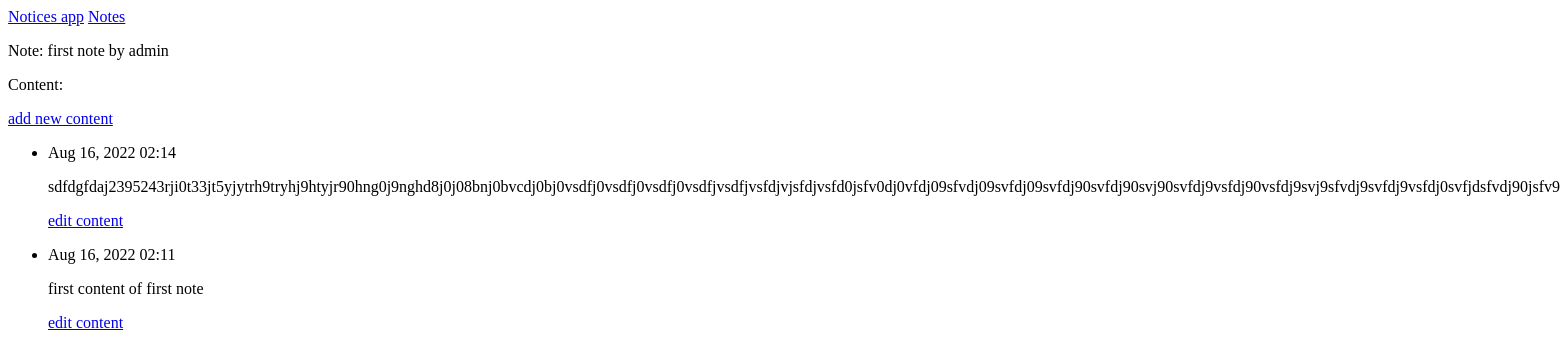
Page /notes/1/ on the earlier database version.
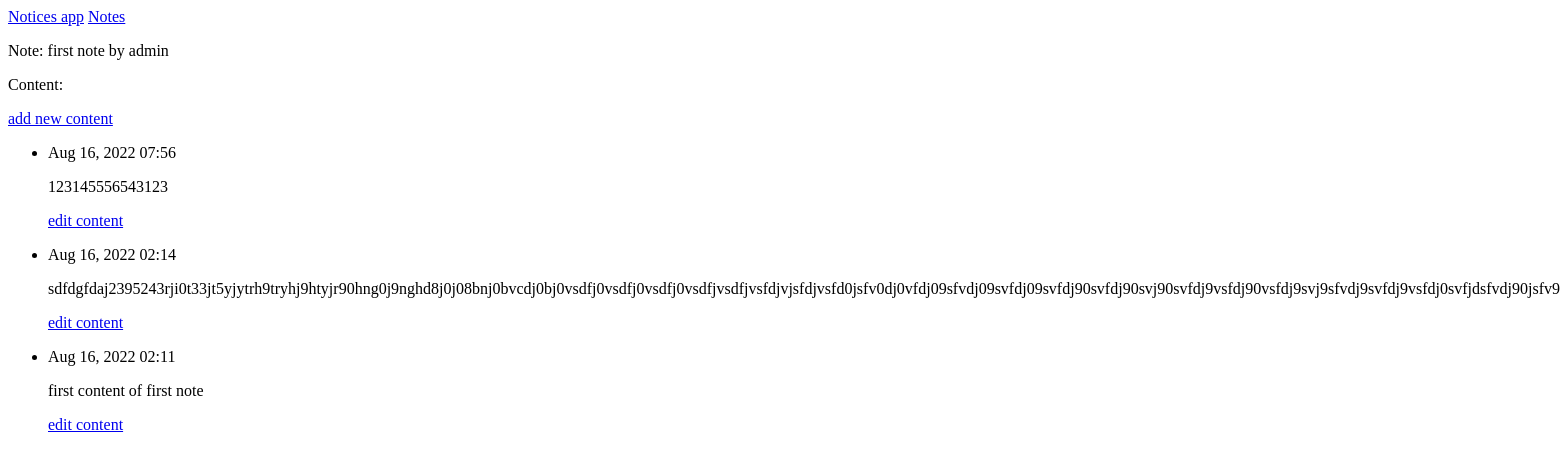
Same page on the later database version.
### notices/models.py (models this page shows, shortened)
class Note(models.Model):
    text = models.CharField(max_length=600)
    date_added = models.DateTimeField(auto_now_add=True)
    def __str__(self):
        return self.text

class Content(models.Model):
    note = models.ForeignKey(Note, on_delete=models.CASCADE)
    text = models.TextField()
    date_added = models.DateTimeField(auto_now_add=True)

### notices/views.py (the view)
# urls.py: path('notes/<int:note_id>/', views.note, name="note"),
def note(request, note_id):
    note = Note.objects.get(id=note_id)
    self_content = note.content_set.order_by('-date_added')
    context = {'note': note, 'content': self_content}
    return render(request, 'notices/note.html', context)

### notices/templates/notices/note.html
{% extends 'notices/base.html' %}
{% block content %}
  <p>Note: {{ note }}</p>
  <p>Content:</p>
  <p>
    <a href="{% url 'notices:new_content' note.id %}">add new content</a>
  </p>
  <ul>
  {% for content in content %}
    <li>
      <p>{{ content.date_added|date:'M d, Y H:i' }}</p>
      <p>{{ content.text|linebreaks }}</p>
      <p>
        <a href="{% url 'notices:edit_content' content.id %}">edit content</a>
      </p>
    </li>
  {% empty %}
    <li>
      There are no info for this Note yet.
    </li>
  {% endfor %}
  </ul>
{% endblock content%}

### notices/templates/notices/base.html
<p>
  <a href="{% url 'notices:index' %}">Notices app</a>
  <a href="{% url 'notices:notes' %}">Notes</a>
</p>
{% block content %}{% endblock content %}

Differences in the rows shown:
added Content: date_added "Aug 16, 2022 07:56", text "123145556543123"
